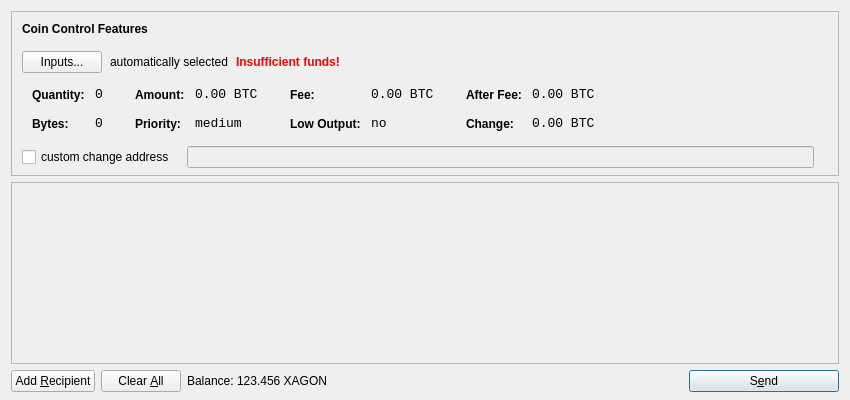
<?xml version="1.0" encoding="UTF-8"?>
<ui version="4.0">
 <class>SendCoinsDialog</class>
 <widget class="QDialog" name="SendCoinsDialog">
  <property name="geometry">
   <rect>
    <x>0</x>
    <y>0</y>
    <width>850</width>
    <height>400</height>
   </rect>
  </property>
  <property name="windowTitle">
   <string>Send Coins</string>
  </property>
  <layout class="QVBoxLayout" name="verticalLayout" stretch="0,1,0">
   <property name="bottomMargin">
    <number>8</number>
   </property>
   <item>
    <widget class="QFrame" name="frameCoinControl">
     <property name="sizePolicy">
      <sizepolicy hsizetype="Expanding" vsizetype="Expanding">
       <horstretch>0</horstretch>
       <verstretch>0</verstretch>
      </sizepolicy>
     </property>
     <property name="maximumSize">
      <size>
       <width>16777215</width>
       <height>16777215</height>
      </size>
     </property>
     <property name="frameShape">
      <enum>QFrame::StyledPanel</enum>
     </property>
     <property name="frameShadow">
      <enum>QFrame::Sunken</enum>
     </property>
     <layout class="QVBoxLayout" name="verticalLayoutCoinControl2">
      <property name="spacing">
       <number>-1</number>
      </property>
      <property name="leftMargin">
       <number>0</number>
      </property>
      <property name="topMargin">
       <number>0</number>
      </property>
      <property name="rightMargin">
       <number>0</number>
      </property>
      <property name="bottomMargin">
       <number>6</number>
      </property>
      <item>
       <layout class="QVBoxLayout" name="verticalLayoutCoinControl" stretch="0,0,0,0,1">
        <property name="spacing">
         <number>0</number>
        </property>
        <property name="leftMargin">
         <number>10</number>
        </property>
        <property name="topMargin">
         <number>10</number>
        </property>
        <item>
         <layout class="QHBoxLayout" name="horizontalLayoutCoinControl1">
          <property name="bottomMargin">
           <number>15</number>
          </property>
          <item>
           <widget class="QLabel" name="labelCoinControlFeatures">
            <property name="sizePolicy">
             <sizepolicy hsizetype="Preferred" vsizetype="Maximum">
              <horstretch>0</horstretch>
              <verstretch>0</verstretch>
             </sizepolicy>
            </property>
            <property name="font">
             <font>
              <weight>75</weight>
              <bold>true</bold>
             </font>
            </property>
            <property name="styleSheet">
             <string notr="true">font-weight:bold;</string>
            </property>
            <property name="text">
             <string>Coin Control Features</string>
            </property>
           </widget>
          </item>
         </layout>
        </item>
        <item>
         <layout class="QHBoxLayout" name="horizontalLayoutCoinControl2" stretch="0,0,0,0">
          <property name="spacing">
           <number>8</number>
          </property>
          <property name="bottomMargin">
           <number>10</number>
          </property>
          <item>
           <widget class="QPushButton" name="pushButtonCoinControl">
            <property name="styleSheet">
             <string notr="true"/>
            </property>
            <property name="text">
             <string>Inputs...</string>
            </property>
           </widget>
          </item>
          <item>
           <widget class="QLabel" name="labelCoinControlAutomaticallySelected">
            <property name="text">
             <string>automatically selected</string>
            </property>
            <property name="margin">
             <number>5</number>
            </property>
           </widget>
          </item>
          <item>
           <widget class="QLabel" name="labelCoinControlInsuffFunds">
            <property name="font">
             <font>
              <weight>75</weight>
              <bold>true</bold>
             </font>
            </property>
            <property name="styleSheet">
             <string notr="true">color:red;font-weight:bold;</string>
            </property>
            <property name="text">
             <string>Insufficient funds!</string>
            </property>
            <property name="margin">
             <number>5</number>
            </property>
           </widget>
          </item>
          <item>
           <spacer name="horizontalSpacerCoinControl">
            <property name="orientation">
             <enum>Qt::Horizontal</enum>
            </property>
            <property name="sizeHint" stdset="0">
             <size>
              <width>40</width>
              <height>1</height>
             </size>
            </property>
           </spacer>
          </item>
         </layout>
        </item>
        <item>
         <widget class="QWidget" name="widgetCoinControl" native="true">
          <property name="sizePolicy">
           <sizepolicy hsizetype="Preferred" vsizetype="Preferred">
            <horstretch>0</horstretch>
            <verstretch>0</verstretch>
           </sizepolicy>
          </property>
          <property name="minimumSize">
           <size>
            <width>0</width>
            <height>0</height>
           </size>
          </property>
          <property name="styleSheet">
           <string notr="true"/>
          </property>
          <layout class="QHBoxLayout" name="horizontalLayoutCoinControl5">
           <property name="margin">
            <number>0</number>
           </property>
           <item>
            <layout class="QHBoxLayout" name="horizontalLayoutCoinControl3" stretch="0,0,0,1">
             <property name="spacing">
              <number>20</number>
             </property>
             <property name="topMargin">
              <number>0</number>
             </property>
             <property name="bottomMargin">
              <number>10</number>
             </property>
             <item>
              <layout class="QFormLayout" name="formLayoutCoinControl1">
               <property name="horizontalSpacing">
                <number>10</number>
               </property>
               <property name="verticalSpacing">
                <number>14</number>
               </property>
               <property name="leftMargin">
                <number>10</number>
               </property>
               <property name="topMargin">
                <number>4</number>
               </property>
               <property name="rightMargin">
                <number>6</number>
               </property>
               <item row="0" column="0">
                <widget class="QLabel" name="labelCoinControlQuantityText">
                 <property name="styleSheet">
                  <string notr="true">font-weight:bold;</string>
                 </property>
                 <property name="text">
                  <string>Quantity:</string>
                 </property>
                 <property name="margin">
                  <number>0</number>
                 </property>
                </widget>
               </item>
               <item row="0" column="1">
                <widget class="QLabel" name="labelCoinControlQuantity">
                 <property name="font">
                  <font>
                   <family>Monospace</family>
                   <pointsize>10</pointsize>
                  </font>
                 </property>
                 <property name="cursor">
                  <cursorShape>IBeamCursor</cursorShape>
                 </property>
                 <property name="contextMenuPolicy">
                  <enum>Qt::ActionsContextMenu</enum>
                 </property>
                 <property name="text">
                  <string notr="true">0</string>
                 </property>
                 <property name="margin">
                  <number>0</number>
                 </property>
                 <property name="textInteractionFlags">
                  <set>Qt::LinksAccessibleByMouse|Qt::TextSelectableByKeyboard|Qt::TextSelectableByMouse</set>
                 </property>
                </widget>
               </item>
               <item row="1" column="0">
                <widget class="QLabel" name="labelCoinControlBytesText">
                 <property name="styleSheet">
                  <string notr="true">font-weight:bold;</string>
                 </property>
                 <property name="text">
                  <string>Bytes:</string>
                 </property>
                </widget>
               </item>
               <item row="1" column="1">
                <widget class="QLabel" name="labelCoinControlBytes">
                 <property name="font">
                  <font>
                   <family>Monospace</family>
                   <pointsize>10</pointsize>
                  </font>
                 </property>
                 <property name="cursor">
                  <cursorShape>IBeamCursor</cursorShape>
                 </property>
                 <property name="contextMenuPolicy">
                  <enum>Qt::ActionsContextMenu</enum>
                 </property>
                 <property name="text">
                  <string notr="true">0</string>
                 </property>
                 <property name="textInteractionFlags">
                  <set>Qt::LinksAccessibleByMouse|Qt::TextSelectableByKeyboard|Qt::TextSelectableByMouse</set>
                 </property>
                </widget>
               </item>
              </layout>
             </item>
             <item>
              <layout class="QFormLayout" name="formLayoutCoinControl2">
               <property name="horizontalSpacing">
                <number>10</number>
               </property>
               <property name="verticalSpacing">
                <number>14</number>
               </property>
               <property name="leftMargin">
                <number>6</number>
               </property>
               <property name="topMargin">
                <number>4</number>
               </property>
               <property name="rightMargin">
                <number>6</number>
               </property>
               <item row="0" column="0">
                <widget class="QLabel" name="labelCoinControlAmountText">
                 <property name="styleSheet">
                  <string notr="true">font-weight:bold;</string>
                 </property>
                 <property name="text">
                  <string>Amount:</string>
                 </property>
                 <property name="margin">
                  <number>0</number>
                 </property>
                </widget>
               </item>
               <item row="0" column="1">
                <widget class="QLabel" name="labelCoinControlAmount">
                 <property name="font">
                  <font>
                   <family>Monospace</family>
                   <pointsize>10</pointsize>
                  </font>
                 </property>
                 <property name="cursor">
                  <cursorShape>IBeamCursor</cursorShape>
                 </property>
                 <property name="contextMenuPolicy">
                  <enum>Qt::ActionsContextMenu</enum>
                 </property>
                 <property name="text">
                  <string notr="true">0.00 BTC</string>
                 </property>
                 <property name="textInteractionFlags">
                  <set>Qt::LinksAccessibleByMouse|Qt::TextSelectableByKeyboard|Qt::TextSelectableByMouse</set>
                 </property>
                </widget>
               </item>
               <item row="1" column="0">
                <widget class="QLabel" name="labelCoinControlPriorityText">
                 <property name="styleSheet">
                  <string notr="true">font-weight:bold;</string>
                 </property>
                 <property name="text">
                  <string>Priority:</string>
                 </property>
                </widget>
               </item>
               <item row="1" column="1">
                <widget class="QLabel" name="labelCoinControlPriority">
                 <property name="font">
                  <font>
                   <family>Monospace</family>
                   <pointsize>10</pointsize>
                  </font>
                 </property>
                 <property name="cursor">
                  <cursorShape>IBeamCursor</cursorShape>
                 </property>
                 <property name="contextMenuPolicy">
                  <enum>Qt::ActionsContextMenu</enum>
                 </property>
                 <property name="text">
                  <string>medium</string>
                 </property>
                 <property name="textInteractionFlags">
                  <set>Qt::LinksAccessibleByMouse|Qt::TextSelectableByKeyboard|Qt::TextSelectableByMouse</set>
                 </property>
                </widget>
               </item>
              </layout>
             </item>
             <item>
              <layout class="QFormLayout" name="formLayoutCoinControl3">
               <property name="horizontalSpacing">
                <number>10</number>
               </property>
               <property name="verticalSpacing">
                <number>14</number>
               </property>
               <property name="leftMargin">
                <number>6</number>
               </property>
               <property name="topMargin">
                <number>4</number>
               </property>
               <property name="rightMargin">
                <number>6</number>
               </property>
               <item row="0" column="0">
                <widget class="QLabel" name="labelCoinControlFeeText">
                 <property name="styleSheet">
                  <string notr="true">font-weight:bold;</string>
                 </property>
                 <property name="text">
                  <string>Fee:</string>
                 </property>
                 <property name="margin">
                  <number>0</number>
                 </property>
                </widget>
               </item>
               <item row="0" column="1">
                <widget class="QLabel" name="labelCoinControlFee">
                 <property name="font">
                  <font>
                   <family>Monospace</family>
                   <pointsize>10</pointsize>
                  </font>
                 </property>
                 <property name="cursor">
                  <cursorShape>IBeamCursor</cursorShape>
                 </property>
                 <property name="contextMenuPolicy">
                  <enum>Qt::ActionsContextMenu</enum>
                 </property>
                 <property name="text">
                  <string notr="true">0.00 BTC</string>
                 </property>
                 <property name="textInteractionFlags">
                  <set>Qt::LinksAccessibleByMouse|Qt::TextSelectableByKeyboard|Qt::TextSelectableByMouse</set>
                 </property>
                </widget>
               </item>
               <item row="1" column="0">
                <widget class="QLabel" name="labelCoinControlLowOutputText">
                 <property name="styleSheet">
                  <string notr="true">font-weight:bold;</string>
                 </property>
                 <property name="text">
                  <string>Low Output:</string>
                 </property>
                </widget>
               </item>
               <item row="1" column="1">
                <widget class="QLabel" name="labelCoinControlLowOutput">
                 <property name="font">
                  <font>
                   <family>Monospace</family>
                   <pointsize>10</pointsize>
                  </font>
                 </property>
                 <property name="cursor">
                  <cursorShape>IBeamCursor</cursorShape>
                 </property>
                 <property name="contextMenuPolicy">
                  <enum>Qt::ActionsContextMenu</enum>
                 </property>
                 <property name="text">
                  <string>no</string>
                 </property>
                 <property name="textInteractionFlags">
                  <set>Qt::LinksAccessibleByMouse|Qt::TextSelectableByKeyboard|Qt::TextSelectableByMouse</set>
                 </property>
                </widget>
               </item>
              </layout>
             </item>
             <item>
              <layout class="QFormLayout" name="formLayoutCoinControl4">
               <property name="horizontalSpacing">
                <number>10</number>
               </property>
               <property name="verticalSpacing">
                <number>14</number>
               </property>
               <property name="leftMargin">
                <number>6</number>
               </property>
               <property name="topMargin">
                <number>4</number>
               </property>
               <property name="rightMargin">
                <number>6</number>
               </property>
               <item row="0" column="0">
                <widget class="QLabel" name="labelCoinControlAfterFeeText">
                 <property name="styleSheet">
                  <string notr="true">font-weight:bold;</string>
                 </property>
                 <property name="text">
                  <string>After Fee:</string>
                 </property>
                 <property name="margin">
                  <number>0</number>
                 </property>
                </widget>
               </item>
               <item row="0" column="1">
                <widget class="QLabel" name="labelCoinControlAfterFee">
                 <property name="font">
                  <font>
                   <family>Monospace</family>
                   <pointsize>10</pointsize>
                  </font>
                 </property>
                 <property name="cursor">
                  <cursorShape>IBeamCursor</cursorShape>
                 </property>
                 <property name="contextMenuPolicy">
                  <enum>Qt::ActionsContextMenu</enum>
                 </property>
                 <property name="text">
                  <string notr="true">0.00 BTC</string>
                 </property>
                 <property name="textInteractionFlags">
                  <set>Qt::LinksAccessibleByMouse|Qt::TextSelectableByKeyboard|Qt::TextSelectableByMouse</set>
                 </property>
                </widget>
               </item>
               <item row="1" column="0">
                <widget class="QLabel" name="labelCoinControlChangeText">
                 <property name="styleSheet">
                  <string notr="true">font-weight:bold;</string>
                 </property>
                 <property name="text">
                  <string>Change:</string>
                 </property>
                </widget>
               </item>
               <item row="1" column="1">
                <widget class="QLabel" name="labelCoinControlChange">
                 <property name="font">
                  <font>
                   <family>Monospace</family>
                   <pointsize>10</pointsize>
                  </font>
                 </property>
                 <property name="cursor">
                  <cursorShape>IBeamCursor</cursorShape>
                 </property>
                 <property name="contextMenuPolicy">
                  <enum>Qt::ActionsContextMenu</enum>
                 </property>
                 <property name="text">
                  <string notr="true">0.00 BTC</string>
                 </property>
                 <property name="textInteractionFlags">
                  <set>Qt::LinksAccessibleByMouse|Qt::TextSelectableByKeyboard|Qt::TextSelectableByMouse</set>
                 </property>
                </widget>
               </item>
              </layout>
             </item>
            </layout>
           </item>
          </layout>
         </widget>
        </item>
        <item>
         <layout class="QHBoxLayout" name="horizontalLayoutCoinControl4" stretch="0,0,0">
          <property name="spacing">
           <number>12</number>
          </property>
          <property name="sizeConstraint">
           <enum>QLayout::SetDefaultConstraint</enum>
          </property>
          <property name="topMargin">
           <number>5</number>
          </property>
          <property name="rightMargin">
           <number>5</number>
          </property>
          <item>
           <widget class="QCheckBox" name="checkBoxCoinControlChange">
            <property name="text">
             <string>custom change address</string>
            </property>
           </widget>
          </item>
          <item>
           <widget class="QLineEdit" name="lineEditCoinControlChange">
            <property name="enabled">
             <bool>false</bool>
            </property>
            <property name="sizePolicy">
             <sizepolicy hsizetype="Expanding" vsizetype="Fixed">
              <horstretch>0</horstretch>
              <verstretch>0</verstretch>
             </sizepolicy>
            </property>
           </widget>
          </item>
          <item>
           <widget class="QLabel" name="labelCoinControlChangeLabel">
            <property name="sizePolicy">
             <sizepolicy hsizetype="Preferred" vsizetype="Expanding">
              <horstretch>0</horstretch>
              <verstretch>0</verstretch>
             </sizepolicy>
            </property>
            <property name="minimumSize">
             <size>
              <width>0</width>
              <height>0</height>
             </size>
            </property>
            <property name="text">
             <string/>
            </property>
            <property name="margin">
             <number>3</number>
            </property>
           </widget>
          </item>
         </layout>
        </item>
        <item>
         <spacer name="verticalSpacerCoinControl">
          <property name="orientation">
           <enum>Qt::Vertical</enum>
          </property>
          <property name="sizeHint" stdset="0">
           <size>
            <width>800</width>
            <height>1</height>
           </size>
          </property>
         </spacer>
        </item>
       </layout>
      </item>
     </layout>
    </widget>
   </item>
   <item>
    <widget class="QScrollArea" name="scrollArea">
     <property name="widgetResizable">
      <bool>true</bool>
     </property>
     <widget class="QWidget" name="scrollAreaWidgetContents">
      <property name="geometry">
       <rect>
        <x>0</x>
        <y>0</y>
        <width>830</width>
        <height>165</height>
       </rect>
      </property>
      <layout class="QVBoxLayout" name="verticalLayout_2">
       <property name="margin">
        <number>0</number>
       </property>
       <item>
        <layout class="QVBoxLayout" name="entries">
         <property name="spacing">
          <number>6</number>
         </property>
        </layout>
       </item>
       <item>
        <spacer name="verticalSpacer">
         <property name="orientation">
          <enum>Qt::Vertical</enum>
         </property>
         <property name="sizeHint" stdset="0">
          <size>
           <width>20</width>
           <height>40</height>
          </size>
         </property>
        </spacer>
       </item>
      </layout>
     </widget>
    </widget>
   </item>
   <item>
    <layout class="QHBoxLayout" name="horizontalLayout">
     <item>
      <widget class="QPushButton" name="addButton">
       <property name="toolTip">
        <string>Send to multiple recipients at once</string>
       </property>
       <property name="text">
        <string>Add &amp;Recipient</string>
       </property>
       <property name="icon">
        <iconset resource="../bitcoin.qrc">
         <normaloff>:/icons/add</normaloff>:/icons/add</iconset>
       </property>
       <property name="autoDefault">
        <bool>false</bool>
       </property>
      </widget>
     </item>
     <item>
      <widget class="QPushButton" name="clearButton">
       <property name="sizePolicy">
        <sizepolicy hsizetype="Minimum" vsizetype="Fixed">
         <horstretch>0</horstretch>
         <verstretch>0</verstretch>
        </sizepolicy>
       </property>
       <property name="toolTip">
        <string>Remove all transaction fields</string>
       </property>
       <property name="text">
        <string>Clear &amp;All</string>
       </property>
       <property name="icon">
        <iconset resource="../bitcoin.qrc">
         <normaloff>:/icons/remove</normaloff>:/icons/remove</iconset>
       </property>
       <property name="autoRepeatDelay">
        <number>300</number>
       </property>
       <property name="autoDefault">
        <bool>false</bool>
       </property>
      </widget>
     </item>
     <item>
      <layout class="QHBoxLayout" name="horizontalLayout_2">
       <property name="spacing">
        <number>3</number>
       </property>
       <item>
        <widget class="QLabel" name="label">
         <property name="text">
          <string>Balance:</string>
         </property>
        </widget>
       </item>
       <item>
        <widget class="QLabel" name="labelBalance">
         <property name="cursor">
          <cursorShape>IBeamCursor</cursorShape>
         </property>
         <property name="text">
          <string>123.456 XAGON</string>
         </property>
         <property name="textInteractionFlags">
          <set>Qt::LinksAccessibleByMouse|Qt::TextSelectableByKeyboard|Qt::TextSelectableByMouse</set>
         </property>
        </widget>
       </item>
      </layout>
     </item>
     <item>
      <spacer name="horizontalSpacer">
       <property name="orientation">
        <enum>Qt::Horizontal</enum>
       </property>
       <property name="sizeHint" stdset="0">
        <size>
         <width>40</width>
         <height>20</height>
        </size>
       </property>
      </spacer>
     </item>
     <item>
      <widget class="QPushButton" name="sendButton">
       <property name="minimumSize">
        <size>
         <width>150</width>
         <height>0</height>
        </size>
       </property>
       <property name="toolTip">
        <string>Confirm the send action</string>
       </property>
       <property name="text">
        <string>S&amp;end</string>
       </property>
       <property name="icon">
        <iconset resource="../bitcoin.qrc">
         <normaloff>:/icons/send</normaloff>:/icons/send</iconset>
       </property>
       <property name="default">
        <bool>true</bool>
       </property>
      </widget>
     </item>
    </layout>
   </item>
  </layout>
 </widget>
 <resources>
  <include location="../bitcoin.qrc"/>
 </resources>
 <connections/>
</ui>
